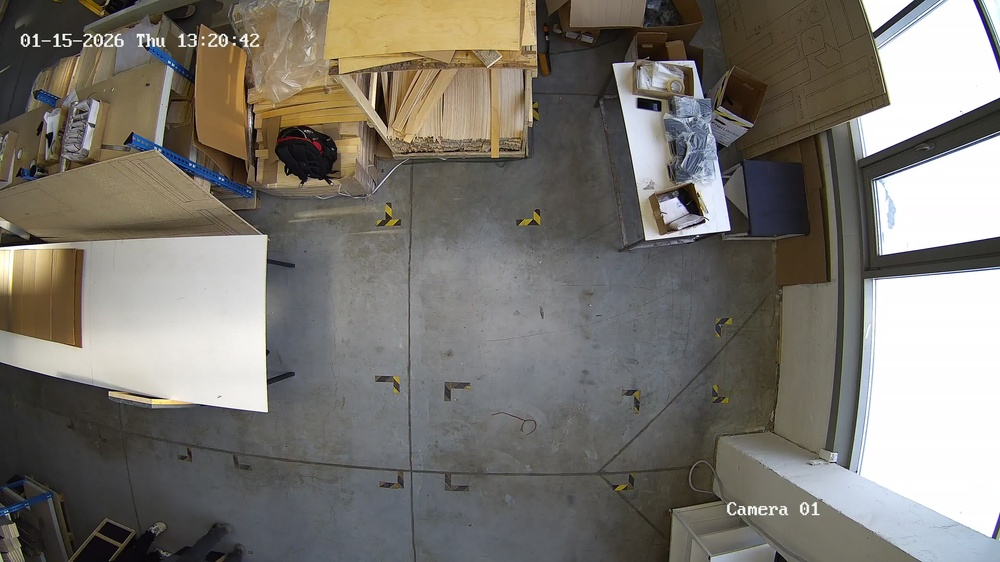
#> input picture test.jpg, 1000 x 562 px, shrunk from 3840 x 2160 before the run
$ python roi_draw.py --image ../test.jpg
#> lines starting #> are read from the running program, lines starting #| are printed output that depends on the picture
#!/usr/bin/env python3
# -*- coding: utf-8 -*-
"""
Инструмент для ручного задания ROI мышкой.

Как пользоваться:
- Открывается окно с изображением (кадр/скриншот).
- ЛКМ: поставить точку.
- Нужно 2 клика на один прямоугольник: (левый верхний) -> (правый нижний).
- После 2 кликов прямоугольник фиксируется и подписывается именем ROI.
- Клавиши:
  1 / 2 — выбрать имя зоны (work_table / pack_zone)
  n — переключить имя (по кругу)
  u — отменить последний прямоугольник
  s — сохранить roi.json и выйти
  q — выйти без сохранения
"""

import argparse
import json
import os
from typing import Dict, List, Tuple

import cv2

NAMES = ["work_table", "pack_zone"]


def main():
    ap = argparse.ArgumentParser()
    ap.add_argument("--image", required=True, help="Путь к изображению (кадр/скриншот)")
    ap.add_argument("--out", default="roi.json", help="Куда сохранить roi.json")
    args = ap.parse_args()

    img = cv2.imread(args.image)
#> img is the input picture: shape (562, 1000, 3); mean B, G, R 111.2, 118.3, 122.1
    if img is None:
        raise SystemExit(f"Не удалось прочитать изображение: {args.image}")

    h, w = img.shape[:2]
#> h = 562; w = 1000
    base = img.copy()

    rois: Dict[str, Dict[str, int]] = {}
    current_name_idx = 0
    clicks: List[Tuple[int, int]] = []

    def redraw():
        view = base.copy()

        # рисуем уже созданные прямоугольники
        for name, r in rois.items():
            cv2.rectangle(view, (r["x1"], r["y1"]), (r["x2"], r["y2"]), (0, 255, 0), 2)
            cv2.putText(view, name, (r["x1"], max(20, r["y1"] - 10)),
                        cv2.FONT_HERSHEY_SIMPLEX, 0.8, (0, 255, 0), 2, cv2.LINE_AA)

        # подсказки
        name = NAMES[current_name_idx]
        cv2.putText(view, f"IMAGE {w}x{h} | ROI: {name} | clicks: {len(clicks)}",
                    (20, 30), cv2.FONT_HERSHEY_SIMPLEX, 0.8, (255, 255, 255), 2, cv2.LINE_AA)
        cv2.putText(view, "Keys: 1/2 select ROI | n next | u undo | s save | q quit",
                    (20, 60), cv2.FONT_HERSHEY_SIMPLEX, 0.7, (255, 255, 255), 2, cv2.LINE_AA)
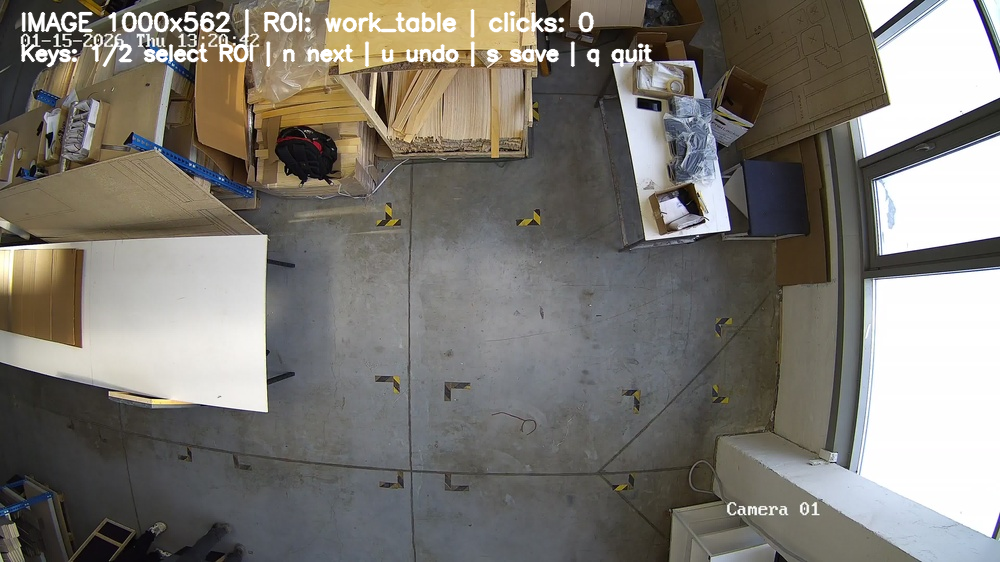
#> view: shape (562, 1000, 3); mean B, G, R 114, 120.7, 124.2

        # если есть 1 клик — показываем точку
        if len(clicks) == 1:
            cv2.circle(view, clicks[0], 5, (0, 0, 255), -1)

        cv2.imshow("ROI DRAW", view)

    def on_mouse(event, x, y, flags, param):
        nonlocal clicks, rois
        if event == cv2.EVENT_LBUTTONDOWN:
            clicks.append((x, y))
            if len(clicks) == 2:
                (x1, y1), (x2, y2) = clicks
                # нормализуем
                x1, x2 = sorted([x1, x2])
                y1, y2 = sorted([y1, y2])
                name = NAMES[current_name_idx]
                rois[name] = {"x1": int(x1), "y1": int(y1), "x2": int(x2), "y2": int(y2)}
                clicks = []
            redraw()

    cv2.namedWindow("ROI DRAW", cv2.WINDOW_NORMAL)
    cv2.setMouseCallback("ROI DRAW", on_mouse)

    redraw()
    while True:
        key = cv2.waitKey(30) & 0xFF
#> (key q is pressed here)
        if key == ord("q"):
            break
        if key == ord("s"):
            out = os.path.abspath(args.out)
            with open(out, "w", encoding="utf-8") as f:
                json.dump(rois, f, ensure_ascii=False, indent=2)
            print(f"Saved: {out}")
            break
        if key == ord("u"):
            # удалить последнюю зону (по текущему имени)
            name = NAMES[current_name_idx]
            rois.pop(name, None)
            clicks = []
            redraw()
        if key == ord("n"):
            current_name_idx = (current_name_idx + 1) % len(NAMES)
            clicks = []
            redraw()
        if key == ord("1"):
            current_name_idx = 0
            clicks = []
            redraw()
        if key == ord("2"):
            current_name_idx = 1
            clicks = []
            redraw()

    cv2.destroyAllWindows()


if __name__ == "__main__":
    main()
